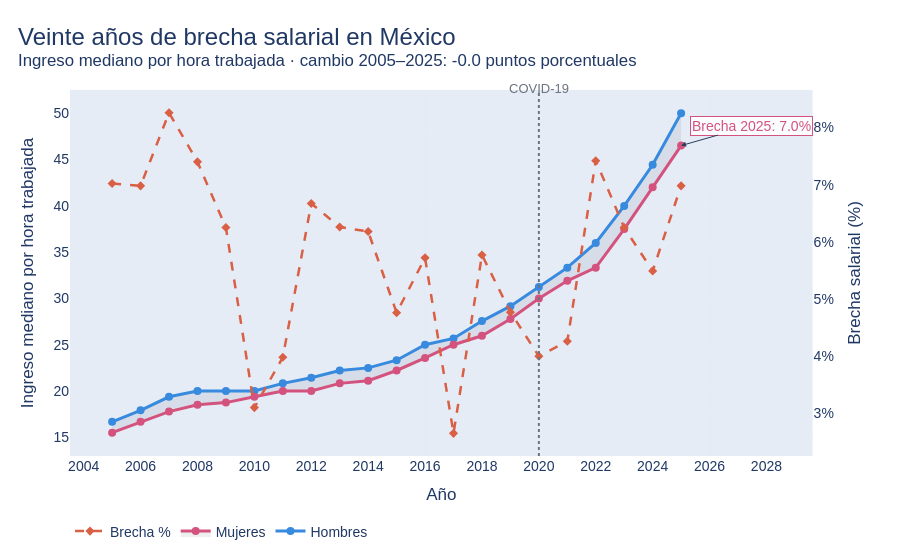

Notebook code for this chart:
### Code cell
pivot_sn = (
    sn
    .pivot(index="anio", columns="sexo", values="mediana_ing_hora")
    .reset_index()
)

pivot_sn["brecha_pct"] = (
    (pivot_sn["Hombre"] - pivot_sn["Mujer"]) / pivot_sn["Hombre"] * 100
).round(2)

cambio_2005_2025 = (
    pivot_sn.loc[pivot_sn["anio"] == 2025, "brecha_pct"].iloc[0]
    - pivot_sn.loc[pivot_sn["anio"] == 2005, "brecha_pct"].iloc[0]
)

fig_evol = make_subplots(specs=[[{"secondary_y": True}]])

# Línea hombres
fig_evol.add_trace(
    go.Scatter(
        x=pivot_sn["anio"],
        y=pivot_sn["Hombre"],
        mode="lines+markers",
        name="Hombres",
        line=dict(color=COLOR_HOMBRE, width=3),
        marker=dict(size=8),
        hovertemplate="Año: %{x}<br>Hombres: $%{y:.2f}/hora<extra></extra>"
    ),
    secondary_y=False
)

# Línea mujeres con relleno hacia hombres
fig_evol.add_trace(
    go.Scatter(
        x=pivot_sn["anio"],
        y=pivot_sn["Mujer"],
        mode="lines+markers",
        name="Mujeres",
        line=dict(color=COLOR_MUJER, width=3),
        marker=dict(size=8),
        fill="tonexty",
        fillcolor="rgba(107,114,128,0.12)",
        hovertemplate="Año: %{x}<br>Mujeres: $%{y:.2f}/hora<extra></extra>"
    ),
    secondary_y=False
)

# Brecha %
fig_evol.add_trace(
    go.Scatter(
        x=pivot_sn["anio"],
        y=pivot_sn["brecha_pct"],
        mode="lines+markers",
        name="Brecha %",
        line=dict(color=COLOR_ROJO, width=2.5, dash="dash"),
        marker=dict(size=7, symbol="diamond"),
        hovertemplate="Año: %{x}<br>Brecha: %{y:.1f}%<extra></extra>"
    ),
    secondary_y=True
)

fig_evol.add_vline(
    x=2020,
    line_dash="dot",
    line_color=COLOR_GRIS,
    line_width=2
)

fig_evol.add_annotation(
    x=2020,
    y=1.03,
    xref="x",
    yref="paper",
    text="COVID-19",
    showarrow=False,
    font=dict(color=COLOR_GRIS, size=13)
)

brecha_2025 = pivot_sn.loc[pivot_sn["anio"] == 2025, "brecha_pct"].iloc[0]

fig_evol.add_annotation(
    x=2025,
    y=pivot_sn.loc[pivot_sn["anio"] == 2025, "Mujer"].iloc[0],
    text=f"Brecha 2025: {brecha_2025:.1f}%",
    showarrow=True,
    arrowhead=2,
    ax=70,
    ay=-20,
    bgcolor="rgba(255,255,255,0.85)",
    bordercolor=COLOR_MUJER,
    borderwidth=1,
    font=dict(color=COLOR_MUJER, size=14)
)

fig_evol.update_yaxes(
    title_text="Ingreso mediano por hora trabajada",
    secondary_y=False
)

fig_evol.update_yaxes(
    title_text="Brecha salarial (%)",
    secondary_y=True,
    ticksuffix="%",
    showgrid=False
)

fig_evol.update_xaxes(
    title_text="Año",
    dtick=2
)

fig_evol = estilo_fig(
    fig_evol,
    titulo="Veinte años de brecha salarial en México",
    subtitulo=f"Ingreso mediano por hora trabajada · cambio 2005–2025: {cambio_2005_2025:+.1f} puntos porcentuales",
    alto=560
)

fig_evol.show(config=FIG_CONFIG)

### Figure 1 — Plotly figure (JSON) as saved in the notebook; plotly's stock layout.template omitted (floating-point values rounded to 4 significant figures)
{"data": [{"hovertemplate": "Año: %{x}<br>Hombres: $%{y:.2f}/hora<extra></extra>", "line": {"color": "#378ADD", "width": 3}, "marker": {"size": 8}, "mode": "lines+markers", "name": "Hombres", "type": "scatter", "x": [2005, 2006, 2007, 2008, 2009, 2010, 2011, 2012, 2013, 2014, 2015, 2016, 2017, 2018, 2019, 2020, 2021, 2022, 2023, 2024, 2025], "xaxis": "x", "y": [16.67, 17.92, 19.38, 20.0, 20.0, 20.0, 20.83, 21.43, 22.22, 22.5, 23.33, 25.0, 25.68, 27.56, 29.17, 31.25, 33.33, 36.0, 40.0, 44.44, 50.0], "yaxis": "y"}, {"fill": "tonexty", "fillcolor": "rgba(107,114,128,0.12)", "hovertemplate": "Año: %{x}<br>Mujeres: $%{y:.2f}/hora<extra></extra>", "line": {"color": "#D4537E", "width": 3}, "marker": {"size": 8}, "mode": "lines+markers", "name": "Mujeres", "type": "scatter", "x": [2005, 2006, 2007, 2008, 2009, 2010, 2011, 2012, 2013, 2014, 2015, 2016, 2017, 2018, 2019, 2020, 2021, 2022, 2023, 2024, 2025], "xaxis": "x", "y": [15.5, 16.67, 17.78, 18.52, 18.75, 19.38, 20.0, 20.0, 20.83, 21.11, 22.22, 23.57, 25.0, 25.97, 27.78, 30.0, 31.91, 33.33, 37.5, 42.0, 46.51], "yaxis": "y"}, {"hovertemplate": "Año: %{x}<br>Brecha: %{y:.1f}%<extra></extra>", "line": {"color": "#D95F45", "dash": "dash", "width": 2.5}, "marker": {"size": 7, "symbol": "diamond"}, "mode": "lines+markers", "name": "Brecha %", "type": "scatter", "x": [2005, 2006, 2007, 2008, 2009, 2010, 2011, 2012, 2013, 2014, 2015, 2016, 2017, 2018, 2019, 2020, 2021, 2022, 2023, 2024, 2025], "xaxis": "x", "y": [7.02, 6.98, 8.26, 7.4, 6.25, 3.1, 3.98, 6.67, 6.26, 6.18, 4.76, 5.72, 2.65, 5.77, 4.77, 4.0, 4.26, 7.42, 6.25, 5.49, 6.98], "yaxis": "y2"}], "layout": {"annotations": [{"font": {"color": "#6B7280", "size": 13}, "showarrow": false, "text": "COVID-19", "x": 2020, "xref": "x", "y": 1.03, "yref": "paper"}, {"arrowhead": 2, "ax": 70, "ay": -20, "bgcolor": "rgba(255,255,255,0.85)", "bordercolor": "#D4537E", "borderwidth": 1, "font": {"color": "#D4537E", "size": 14}, "showarrow": true, "text": "Brecha 2025: 7.0%", "x": 2025, "y": 46.51}], "font": {"color": "#203864", "family": "Arial, sans-serif", "size": 14}, "height": 560, "hoverlabel": {"bgcolor": "white", "font": {"family": "Arial", "size": 13}}, "legend": {"orientation": "h", "x": 0, "xanchor": "left", "y": -0.25, "yanchor": "bottom"}, "margin": {"b": 70, "l": 70, "r": 40, "t": 90}, "shapes": [{"line": {"color": "#6B7280", "dash": "dot", "width": 2}, "type": "line", "x0": 2020, "x1": 2020, "xref": "x", "y0": 0, "y1": 1, "yref": "y domain"}], "title": {"font": {"color": "#203864", "size": 24}, "text": "Veinte años de brecha salarial en México<br><sup>Ingreso mediano por hora trabajada · cambio 2005–2025: -0.0 puntos porcentuales</sup>", "x": 0.02, "xanchor": "left"}, "xaxis": {"anchor": "y", "domain": [0, 0.94], "dtick": 2, "gridcolor": "#E5ECF6", "showgrid": true, "title": {"text": "Año"}, "zeroline": false}, "yaxis": {"anchor": "x", "domain": [0, 1], "gridcolor": "#E5ECF6", "showgrid": true, "title": {"text": "Ingreso mediano por hora trabajada"}, "zeroline": false}, "yaxis2": {"anchor": "x", "gridcolor": "#E5ECF6", "overlaying": "y", "showgrid": true, "side": "right", "ticksuffix": "%", "title": {"text": "Brecha salarial (%)"}, "zeroline": false}}}
